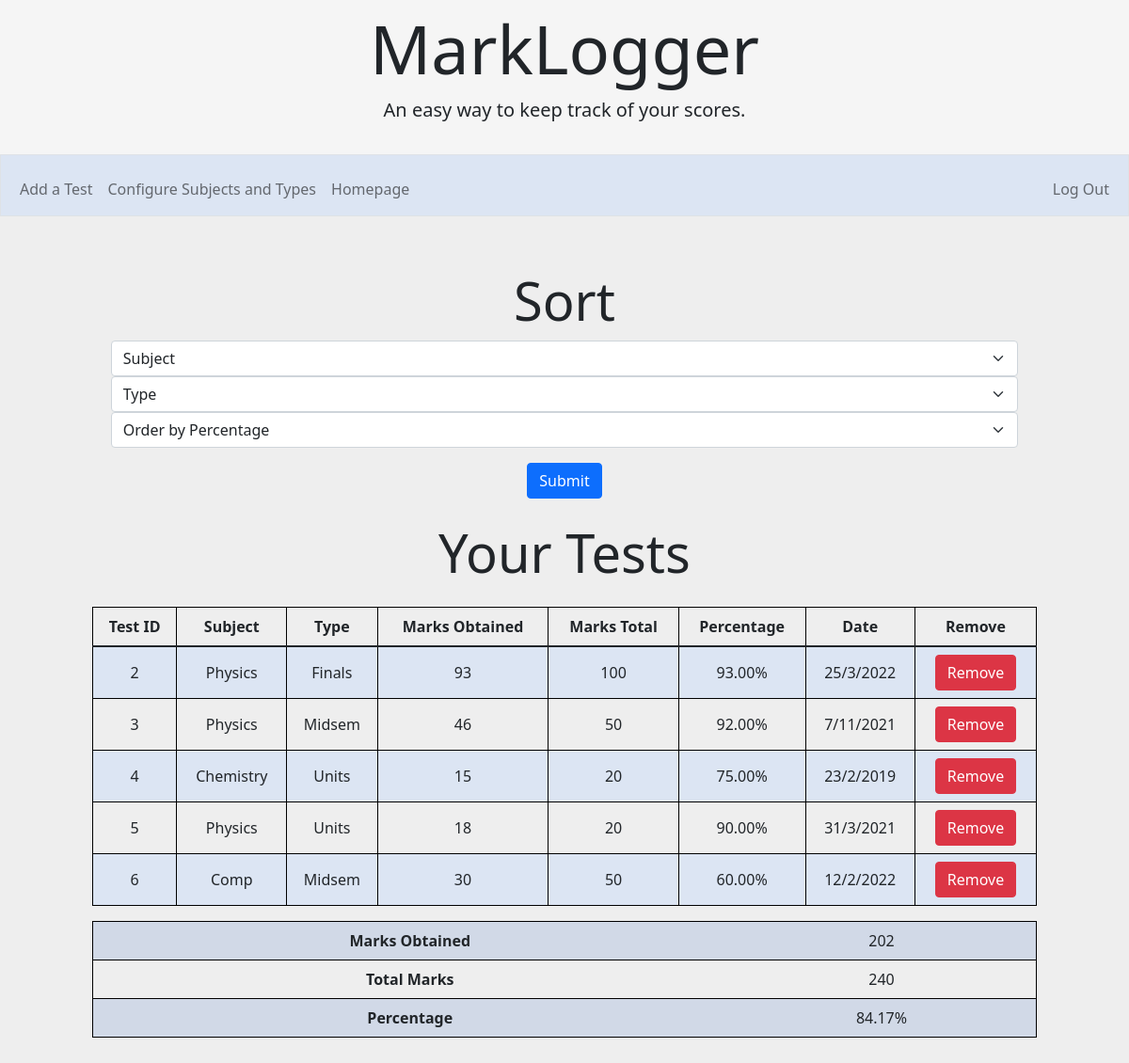
/ (signed in), run on the app's committed database.
### tables this page shows
CREATE TABLE tests(
    id INTEGER PRIMARY KEY AUTOINCREMENT,
    subject TEXT NOT NULL,
    type TEXT NOT NULL,
    date INTEGER NOT NULL,
    month INTEGER NOT NULL,
    year INTEGER NOT NULL,
    marksobtained INTEGER NOT NULL, 
    markstotal INTEGER NOT NULL, 
    percentage REAL,
    userid INTEGER NOT NULL,
    FOREIGN KEY (userid) 
REFERENCES users(id)
);

### app.py (the view, shortened to what this page needs)
@app.route("/", methods = ["GET", "POST"])
@login_required
def homepage():
    user_id = session["user_id"]
    if request.method == "GET":
        obt = 0
        tot = 0
        db = get_db_connection()
        subjects = db.execute("SELECT * FROM subjects WHERE userid = ?", (user_id,)).fetchall()
        types = db.execute("SELECt * FROM types WHERE userid = ?", (user_id,)).fetchall()
        rows = db.execute("SELECT * FROM tests WHERE userid = ?", (user_id,)).fetchall()
        db.close()
        for tests in rows:
            obt += tests["marksobtained"]
            tot += tests["markstotal"]
        if tot == 0:
            percentage = 0
        else:
            percentage = (obt / tot) * 100
        round(percentage, 2)
        return render_template("index.html", rows=rows, obt=obt, tot=tot, percentage=percentage, subjects=subjects, types=types)

### app.py (called while the page is built)
def get_db_connection():
    conn = sqlite3.connect('marks.db')
    conn.row_factory = sqlite3.Row
    return conn

@app.after_request
def after_request(response):
    response.headers["Cache-Control"] = "no-cache, no-store, must-revalidate"
    response.headers["Expires"] = 0
    response.headers["Pragma"] = "no-cache"
    return response

### helpers.py (called while the page is built)
def login_required(f):
    @wraps(f)
    def decorated_function(*args, **kwargs):
        if session.get("user_id") is None:
            return redirect("/login")
        return f(*args, **kwargs)
    return decorated_function

### templates/index.html (shortened to what this page needs)
{% extends "layout.html" %}
{% block main %}
<div class="container">
    <div class="section">
        <h2 class="display-4">Sort</h2>
        <form action="/" method="POST">
            <select name='subject' class="form-select" aria-label="Subject">
                <option selected>Subject</option>
              </select>
              <select name="type" class="form-select" aria-label="Type">
                <option selected>Type</option>
              </select>
              <div>
                <select name='marksobtained' class="form-select" aria-label="marksobt">
                    <option selected>Order by Percentage</option>
                  </select>
                </div>
            <input type="submit" value="Submit" class="btn btn-primary">
        </form>
    </div>
<div class="container-fluid">
    <div class="section">
        <h2 class="display-4">Your Tests</h2>
    </div>
    <table class="table table-bordered">
        <thead>
            <tr>
                <th>Test ID</th>
                <th>Subject</th>
                <th>Type</th>
                <th>Marks Obtained</th>
                <th>Marks Total</th>
                <th>Percentage</th>
                <th>Date</th>
                <th>Remove</th>
            </tr>
        </thead>
        <tbody>
            {% for test in rows: %}
            <tr>
                <td>{{test["id"]}}</td>
                <td>{{test["subject"]}}</td>
                <td>{{test["type"]}}</td>
                <td>{{test["marksobtained"]}}</td>
                <td>{{test["markstotal"]}}</td>
                <td>{{'%0.2f' | format((test["marksobtained"]/ test["markstotal"] * 100) | float)}}%</td>
                <td>{{test["date"]}}/{{test["month"]}}/{{test["year"]}}</td>
                <td>
                    <form action="/remove" method="post">
                        <input type="submit" class="btn btn-danger" value="Remove" onclick="return confirm('Are you sure?')">
                    </form>
                </td>
            </tr>
            {%endfor%}
        </tbody>
    </table>
    <table class="table table-hover table-striped">
        <tbody>
            <tr>
                <th scope="row"> Marks Obtained</th>
                <td>{{obt}}</td>
            </tr>
            <tr>
                <th scope="row"> Total Marks</th>
                <td>{{tot}}</td>
            </tr>
            <tr>
                <th scope="row"> Percentage</th>
                <td>{{'%0.2f' | format(percentage|float)}}%</td>
            </tr>
        </tbody>
    </table>
</div>
{% endblock %}

### templates/layout.html (shortened to what this page needs)
<!DOCTYPE html>
<html lang="en">
    <head>
        <link href="https://cdn.jsdelivr.net/npm/bootstrap@5.1.3/dist/css/bootstrap.min.css" rel="stylesheet">
        <link href="/static/styles.css" rel="stylesheet">
    </head>
    <body>
        <div class="section"><h2 class="display-2" id = 'heading'>MarkLogger</h2>
            <figure class="text-center">
                <blockquote class="blockquote">
                  <p>An easy way to keep track of your scores.</p>
                </blockquote>
              </figure>
        </div>
        <nav class=" border navbar navbar-expand-md navbar-light" id="test">
            <div class="container-fluid">
                <div class="collapse navbar-collapse" id="navbar">
                    {% if session["user_id"] %}
                        <ul class="navbar-nav me-auto mt-2">
                            <li class="nav-item"><a class="nav-link" href="/add">Add a Test</a></li>
                            <li class="nav-item"><a class="nav-link" href="/configure">Configure Subjects and Types</a></li>
                            <li class="nav-item"><a class="nav-link" href="/">Homepage</a></li>
                        </ul>
                        <ul class="navbar-nav ms-auto mt-2">
                            <li class="nav-item"><a class="nav-link" href="/logout">Log Out</a></li>
                        </ul>
                    {% else %}
                        <ul class="navbar-nav ms-auto mt-2 justify-content-center" id="navbar">
                            <li class="nav-item justify-content-center"><a class="nav-link" href="/register"><b>Register</b></a></li>
                            <li class="nav-item"><a class="nav-link" href="/login"><b>Log In</b></a></li>
                        </ul>
                    {% endif %}
                </div>
            </div>
        </nav>
        <main class="container-fluid py-5 text-center">
            {% block main %}{% endblock %}
        </main>
        </body>
</html>

### static/styles.css (style rules this page uses)
table { background-color: transparent; margin-bottom: 1rem; width: 100%; }
table th, table td { padding: 0.75rem; vertical-align: middle; }
tbody tr:nth-of-type(odd) { background-color: rgb(179, 208, 255, 0.3) }
.container { margin-left: auto; margin-right: auto; padding-left: 15px; padding-right: 15px; text-align: center; width: 90%; }
.section { padding-bottom: 1rem; padding-left: 2rem; padding-right: 2rem; padding-top: 0.5rem; }
body { background-color: #EEEEEE; }
.table { border: 0.5px solid #000000; }
#test { background-color: rgb(179, 208, 255, 0.3) }
#heading { text-align: center; }
#navbar { text-align: center; }

### data on the page
tests: id "2", subject "Physics", type "Finals", marksobtained "93", markstotal "100", (test['marksobtained']/test['markstotal']*100)|float "93.00", date "25", month "3", year "2022"
tests: id "3", subject "Physics", type "Midsem", marksobtained "46", markstotal "50", (test['marksobtained']/test['markstotal']*100)|float "92.00", date "7", month "11", year "2021"
tests: id "4", subject "Chemistry", type "Units", marksobtained "15", markstotal "20", (test['marksobtained']/test['markstotal']*100)|float "75.00", date "23", month "2", year "2019"
tests: id "5", subject "Physics", type "Units", marksobtained "18", markstotal "20", (test['marksobtained']/test['markstotal']*100)|float "90.00", date "31", month "3", year "2021"
tests: id "6", subject "Comp", type "Midsem", marksobtained "30", markstotal "50", (test['marksobtained']/test['markstotal']*100)|float "60.00", date "12", month "2", year "2022"

### other printed values
{{ obt }} "202"
{{ tot }} "240"
{{ '%0.2f' | format(percentage|float) }} "84.17"
